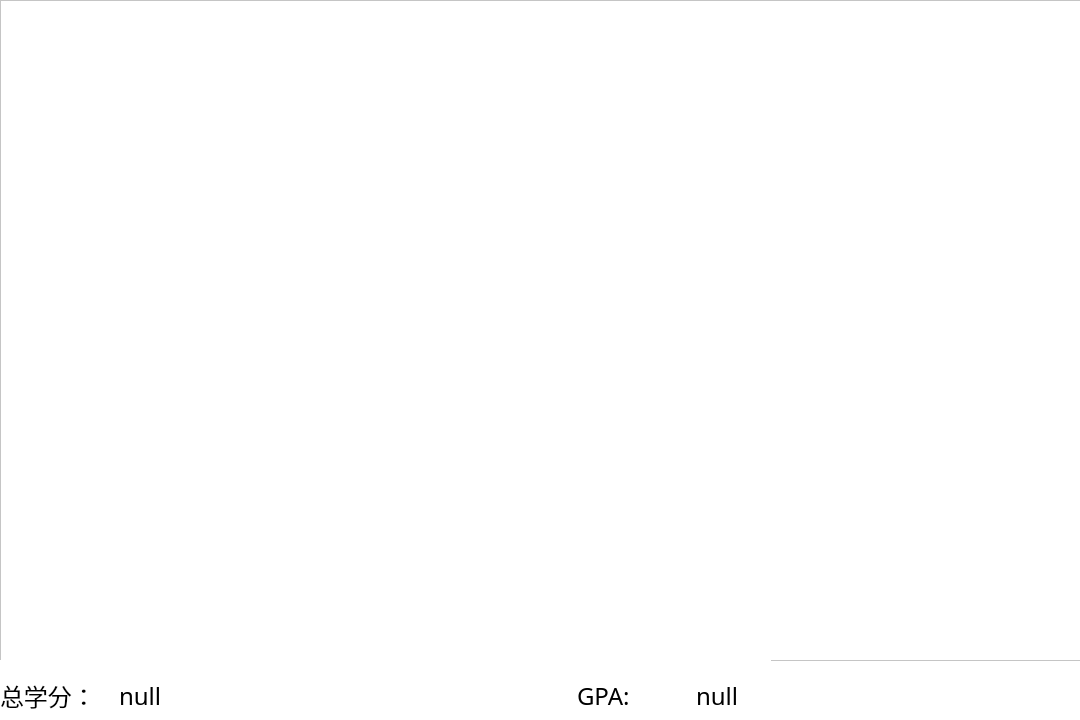
<?xml version="1.0" encoding="UTF-8"?>
<ui version="4.0">
 <class>student_inquiry</class>
 <widget class="QDialog" name="student_inquiry">
  <property name="geometry">
   <rect>
    <x>0</x>
    <y>0</y>
    <width>1080</width>
    <height>720</height>
   </rect>
  </property>
  <property name="minimumSize">
   <size>
    <width>1080</width>
    <height>720</height>
   </size>
  </property>
  <property name="maximumSize">
   <size>
    <width>1080</width>
    <height>720</height>
   </size>
  </property>
  <property name="font">
   <font>
    <family>微软雅黑</family>
    <pointsize>18</pointsize>
   </font>
  </property>
  <property name="windowTitle">
   <string>学生学业情况查询</string>
  </property>
  <property name="styleSheet">
   <string notr="true">background-color: rgb(255, 255, 255);</string>
  </property>
  <widget class="QTableView" name="tableView">
   <property name="geometry">
    <rect>
     <x>0</x>
     <y>0</y>
     <width>1081</width>
     <height>661</height>
    </rect>
   </property>
   <property name="font">
    <font>
     <family>微软雅黑</family>
     <pointsize>12</pointsize>
    </font>
   </property>
   <property name="styleSheet">
    <string notr="true">selection-background-color: qlineargradient(x1: 0, y1: 0, x2: 0.93, y2: 0.93,stop: 0 #FFBBFF, stop: 1 white);</string>
   </property>
   <property name="editTriggers">
    <set>QAbstractItemView::NoEditTriggers</set>
   </property>
  </widget>
  <widget class="QWidget" name="layoutWidget">
   <property name="geometry">
    <rect>
     <x>0</x>
     <y>660</y>
     <width>771</width>
     <height>71</height>
    </rect>
   </property>
   <layout class="QHBoxLayout" name="horizontalLayout" stretch="3,2,10,3,2">
    <item>
     <widget class="QLabel" name="label_4">
      <property name="font">
       <font>
        <family>微软雅黑 Light</family>
        <pointsize>18</pointsize>
       </font>
      </property>
      <property name="text">
       <string>总学分：</string>
      </property>
     </widget>
    </item>
    <item>
     <widget class="QLabel" name="label_credit">
      <property name="font">
       <font>
        <family>微软雅黑 Light</family>
        <pointsize>18</pointsize>
       </font>
      </property>
      <property name="text">
       <string>null</string>
      </property>
     </widget>
    </item>
    <item>
     <spacer name="horizontalSpacer">
      <property name="orientation">
       <enum>Qt::Horizontal</enum>
      </property>
      <property name="sizeHint" stdset="0">
       <size>
        <width>40</width>
        <height>20</height>
       </size>
      </property>
     </spacer>
    </item>
    <item>
     <widget class="QLabel" name="label_3">
      <property name="font">
       <font>
        <family>微软雅黑 Light</family>
        <pointsize>18</pointsize>
       </font>
      </property>
      <property name="text">
       <string>GPA:</string>
      </property>
     </widget>
    </item>
    <item>
     <widget class="QLabel" name="label_average_credit">
      <property name="font">
       <font>
        <family>微软雅黑 Light</family>
        <pointsize>18</pointsize>
       </font>
      </property>
      <property name="text">
       <string>null</string>
      </property>
     </widget>
    </item>
   </layout>
  </widget>
 </widget>
 <resources/>
 <connections/>
</ui>
